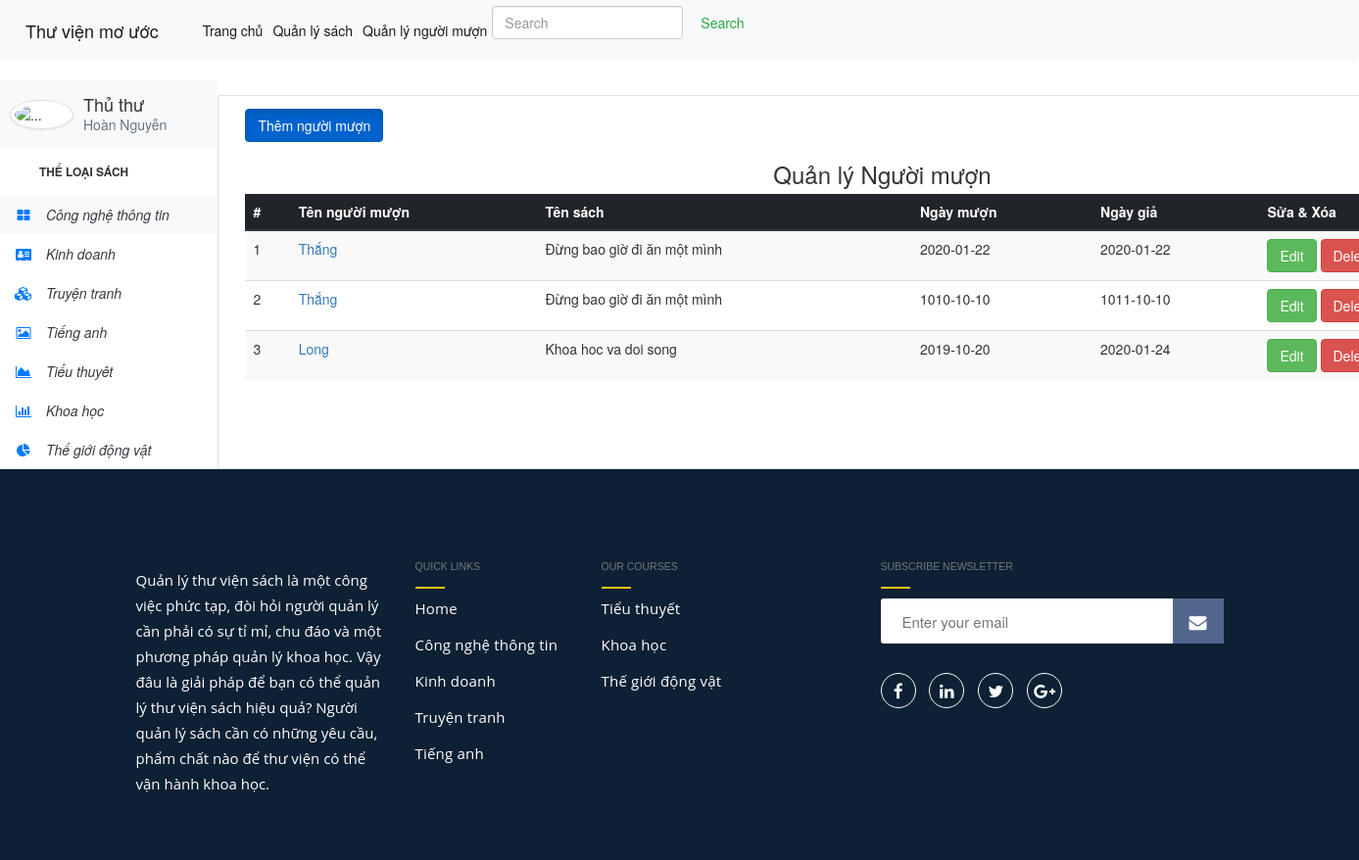
/index.php?page=borrowManage, run on the app's committed database.
### tables this page shows
CREATE TABLE `borrow` (
  `borrowCode` int(11) NOT NULL,
  `userCode` varchar(11) NOT NULL,
  `borrowDate` date NOT NULL,
  `deadlineDay` date DEFAULT NULL,
  `bookCode` int(11) DEFAULT NULL
);

CREATE TABLE `user` (
  `userCode` varchar(11) NOT NULL,
  `startDay` date NOT NULL,
  `endDay` date NOT NULL,
  `userName` varchar(100) DEFAULT NULL,
  `address` varchar(100) DEFAULT NULL,
  `phone` int(10) DEFAULT NULL
);

CREATE TABLE `books` (
  `bookCode` int(11) NOT NULL,
  `bookName` varchar(250) NOT NULL,
  `authorName` varchar(30) NOT NULL,
  `categoryCode` int(11) NOT NULL,
  `publishingName` varchar(30) NOT NULL,
  `publishingYear` int(11) NOT NULL,
  `description` text,
  `bookImage` text
);

### controller/LibraryController.php (called while the page is built, shortened)
<?php
class LibraryController
{
    private $borrowDB;
    public function __construct()
    {
        $this->borrowDB = new BorrowDB();
    }
    public function listBorrows()
    {
        $borrowList = $this->borrowDB->getList();
        include_once "view/borrow/listBorrow.php";
    }
}

### model/database/DBConnect.php (called while the page is built)
<?php
class DBConnect
{
    private $dsn;
    private $username;
    private $password;
    public function __construct()
    {
        $this->dsn = "mysql:host=localhost;dbname=Manage_Library;charset=utf8";
        $this->username = "root";
        $this->password = "password";
    }
    public function connect()
    {
        $conn = null;
        try {
            $conn = new PDO($this->dsn, $this->username, $this->password);
        }catch (PDOException $e){
            echo $e->getMessage();
        }
        return $conn;
    }
}
?>

### model/borrow/BorrowDB.php (called while the page is built, shortened)
<?php
class BorrowDB
{
    private $conn;
    public function __construct()
    {
        $db = new DBConnect();
        $this->conn = $db->connect();
    }
    public function getList()
    {
        $sql = "
            SELECT b.borrowCode, u.userName, bo.bookName, b.borrowDate,b.deadlineDay
            FROM borrow b
            INNER JOIN user u
            ON b.userCode = u.userCode
            INNER JOIN books bo
            ON b.bookCode = bo.bookCode
            ORDER by u.userName DESC
                ";
        $stmt = $this->conn->query($sql);
        $stmt->execute();
        $result = $stmt->fetchAll();
        $arr = [];
        foreach ($result as $item) {
            $borrowList = $this->createBorrowFromResult($item);
            array_push($arr, $borrowList);
        }
        return $arr;
    }
    public function createBorrowFromResult($item)
    {
        $borrowList = new BorrowList($item['userName'],
            $item['bookName'],
            $item['borrowDate'],
            $item['deadlineDay']
        );
        $borrowList->setBorrowCode($item['borrowCode']);
        return $borrowList;
    }
}
?>

### model/borrow/BorrowList.php (called while the page is built)
<?php
class BorrowList{
    protected $borrowCode;
    protected $userName;
    protected $bookName;
    protected $borrowDate;
    protected $deadlineDay;
    public function __construct($userName, $bookName,$borrowDate, $deadlineDay)
    {
        $this->userName = $userName;
        $this->bookName = $bookName;
        $this->borrowDate = $borrowDate;
        $this->deadlineDay = $deadlineDay;
    }
    public function setBorrowCode($borrowCode)
    {
        $this->borrowCode = $borrowCode;
    }
    public function getBookName()
    {
        return $this->bookName;
    }
    public function getBorrowCode()
    {
        return $this->borrowCode;
    }
    public function getBorrowDate()
    {
        return $this->borrowDate;
    }
    public function getDeadlineDay()
    {
        return $this->deadlineDay;
    }
    public function getUserName()
    {
        return $this->userName;
    }
}

### view/borrow/listBorrow.php (the view)
<div class="row col-12 mt-4">
    <div class="card col-12">
        <div class="card-body">
            <a href="index.php?page=addBorrow" class="btn btn-primary nav-item active">Thêm người mượn</a>
            <h3 class="card-title text-center">Quản lý Người mượn </h3>
            <table class="table table-striped">
                <thead class="thead-dark">
                <tr>
                    <th>#</th>
                    <th>Tên người mượn</th>
                    <th>Tên sách</th>
                    <th>Ngày mượn</th>
                    <th>Ngày giả</th>
                    <th>Sửa & Xóa</th>
                </tr>
                </thead>
                <?php foreach ($borrowList as $key => $borrow): ?>
                    <tr>
                        <td><?php echo ++$key ?></td>
                        <td>
                            <a href="index.php?page=detail&id=<?php echo $borrow->getBorrowCode(); ?>"><?php echo $borrow->getUserName(); ?></a>
                        </td>
                        <td><?php echo $borrow->getBookName(); ?></td>
                        <td><?php echo $borrow->getBorrowDate(); ?></td>
                        <td><?php echo $borrow->getDeadlineDay(); ?></td>
                        <td><a href="index.php?page=edit&id=<?php echo $borrow->getBorrowCode(); ?>" class="btn btn-success"
                               >Edit</a>
                        <a href="index.php?page=delete&id=<?php echo $borrow->getBorrowCode(); ?>" class="btn btn-danger"
                           onclick="return confirm('bạn có chắc chắn muốn xóa ghi chú này ?')">Delete</a>
                        </td>
                    </tr>
                <?php endforeach; ?>
            </table>
        </div>
    </div>
</div>

### data on the page
borrow: userCode.userName "Thắng", bookCode.bookName "Đừng bao giờ đi ăn một mình", borrowDate "2020-01-22", deadlineDay "2020-01-22"
borrow: userCode.userName "Thắng", bookCode.bookName "Đừng bao giờ đi ăn một mình", borrowDate "1010-10-10", deadlineDay "1011-10-10"
borrow: userCode.userName "Long", bookCode.bookName "Khoa hoc va doi song", borrowDate "2019-10-20", deadlineDay "2020-01-24"
